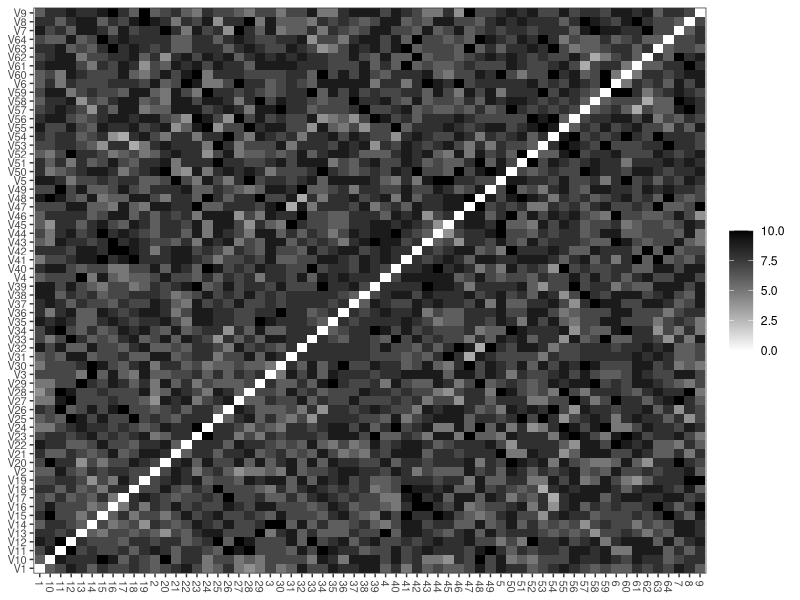
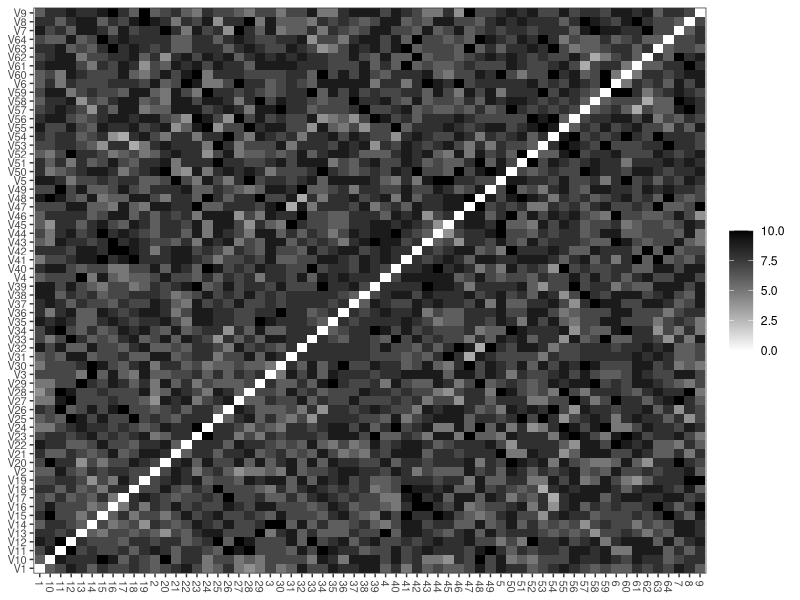

These figures' R source, in order:
## ---- chunk 1
library(reshape)
library(tidyverse)

rbd_dist_matrix <- read.delim(file = "Output_identity_matrix.csv", header = F, stringsAsFactors = F, sep = ",")

rbd_dist_matrix_hclust <- hclust(as.dist(rbd_dist_matrix, diag = TRUE))

rbd_dist_matrix2 <- rbd_dist_matrix
rbd_dist_matrix2$species <- rownames(rbd_dist_matrix2)

rbd_dist_melted <- melt(rbd_dist_matrix2, id = "species")
rbd_dist_melted$variable <- as.character(rbd_dist_melted$variable)

#rbd_dist_melted$species <- factor(rbd_dist_melted$species, levels = rbd_dist_matrix_hclust$labels)
#rbd_dist_melted$variable <- factor(rbd_dist_melted$variable, levels = rbd_dist_matrix_hclust$labels)

rbd_identity_matrix_plot <- ggplot() + theme_bw() +
  theme(axis.text = element_text(size = 8), axis.text.x = element_text(angle = -90, hjust = 0, vjust = 0.5)) +
  labs(x = NULL, y = NULL, fill = NULL) +
  scale_fill_continuous(low = "white", high = "black") +
  geom_tile(data = rbd_dist_melted, aes(x = species, y = variable, fill = value)) +
  #geom_text(data = rbd_dist_melted %>% filter(species != "H.sapiens" & variable != "H.sapiens" & value <= 40), aes(x = species, y = variable, label = value), size = 2) +
  #geom_text(data = rbd_dist_melted %>% filter(species != "H.sapiens" & variable != "H.sapiens" & value >= 40), aes(x = species, y = variable, label = value), size = 2, color = "grey70") +
  NULL
ggsave(file = "Identity_matrix_plot.pdf", rbd_identity_matrix_plot, height = 5.3, width = 6)
rbd_identity_matrix_plot
